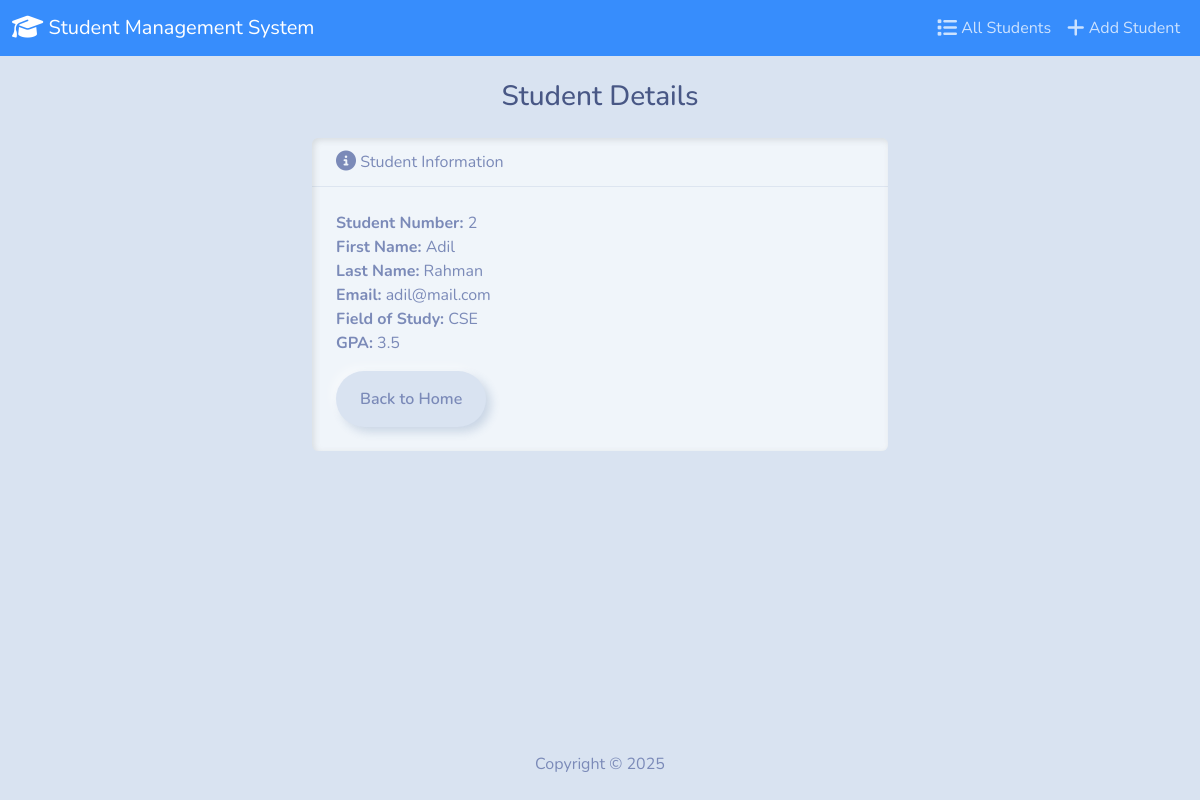
Page /view/4/ on the committed database.
### students/models.py (models this page shows, shortened)
class Student(models.Model):
  student_number = models.PositiveIntegerField()
  first_name = models.CharField(max_length=50)
  last_name = models.CharField(max_length=50)
  email = models.EmailField(max_length=100)
  field_of_study = models.CharField(max_length=50)
  gpa = models.FloatField()

### students/views.py (the view)
# urls.py: path('view/<int:pk>/', StudentDetailView.as_view(), name='view_student'),
class StudentDetailView(DetailView):
    model = Student
    template_name = 'students/view_student.html'
    context_object_name = 'student'

### students/templates/students/view_student.html
{% extends "students/base.html" %}
{% block body %}
  <h3 class="text-center m-4">Student Details</h3>
  <div class="row justify-content-center">
    <div class="col-6">
      <div class="card bg-light mb-3">
        <div class="card-header">
          <i class="fa-solid fa-circle-info fa-lg"></i> Student Information
        </div>
        <div class="card-body">
          <ul class="list-unstyled">
            <li><strong>Student Number:</strong> {{ student.student_number }}</li>
            <li><strong>First Name:</strong> {{ student.first_name }}</li>
            <li><strong>Last Name:</strong> {{ student.last_name }}</li>
            <li><strong>Email:</strong> {{ student.email }}</li>
            <li><strong>Field of Study:</strong> {{ student.field_of_study }}</li>
            <li><strong>GPA:</strong> {{ student.gpa }}</li>
          </ul>
          <a href="{% url 'index' %}" class="btn btn-primary">Back to Home</a>
        </div>
      </div>
    </div>
  </div>
{% endblock %}

### rows in the picture
Student: student_number "2", first_name "Adil", last_name "Rahman", email "adil@mail.com", field_of_study "CSE", gpa "3.5"
